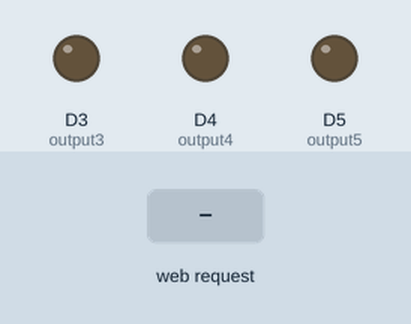
Recording of a sketch running on a simulated ESP8266 (NodeMCU). Shown: output pins drawn as LEDs (lit = HIGH). The inputs (shaded band) are chosen by the test bench. WiFi joins after 1.5 s; servers stay silent unless stated; what the sketch prints to the serial monitor is not drawn.

Above: at 2.7 s.
2.8 s: HTTP request GET /3/on received
At 3.7 s:
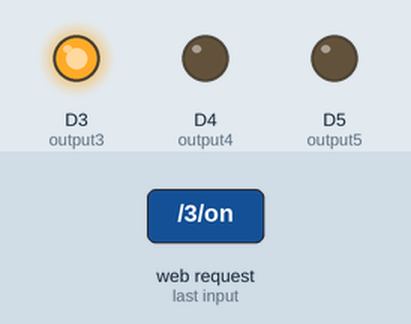
4.3 s: HTTP request GET /4/on received
At 4.8 s:
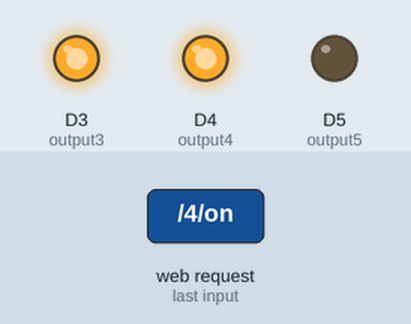
5.8 s: HTTP request GET /3/off received
At 7.0 s:
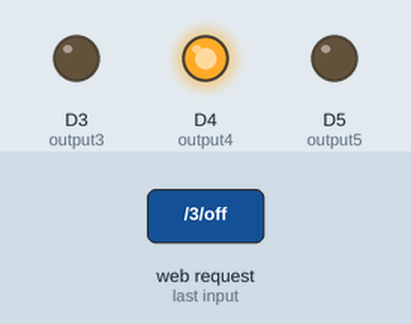
7.3 s: HTTP request GET /5/on received
At 8.3 s:
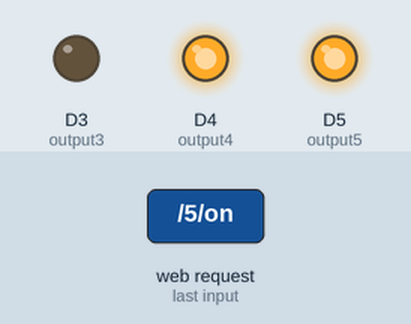
8.8 s: HTTP request GET /4/off received
At 9.4 s:
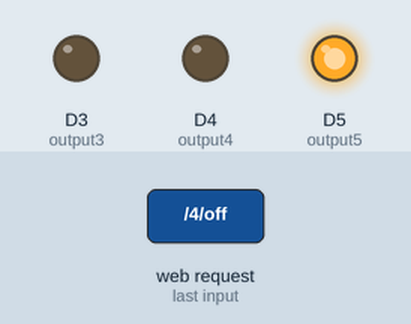
10.3 s: HTTP request GET /5/off received
At 10.6 s:
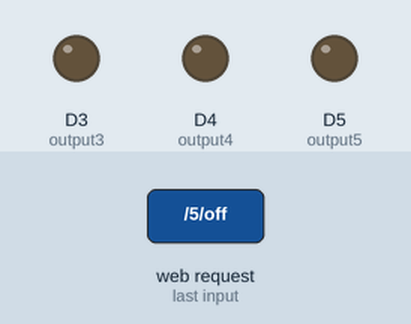
Timing chart, 0 to 12.8 s (numbered marks = the images above; inputs shaded):
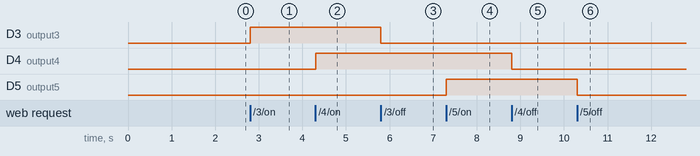

The sketch:

d3.ino
```cpp
#include <ESP8266WiFi.h>

// di baggian ini menconectkan ke jaringan
const char* ssid     = "wifi2";
const char* password = "pasword00";

// untuk port server dan kita menggunakan port server  80
WiFiServer server(80);

// unutk menyimpan permintaan server http
String header;

// variabel bantuan utk menyimpan status keluaran saat ini
String output3State = "off";
String output4State = "off";
String output5State = "off";

// untuk pin inputan
const int output3 = D3;
const int output4 = D4;
const int output5 = D5;

void setup() {
  Serial.begin(115200);
  // unutk keluaran
  pinMode(output3, OUTPUT);
  pinMode(output4, OUTPUT);
  pinMode(output5, OUTPUT);

  // membuat hasil output LOW
  digitalWrite(output3, LOW);
  digitalWrite(output4, LOW);
  digitalWrite(output5, LOW);


  // terhubung ke wifi dengan ssdi dan pass
  Serial.print("Connecting to ");
  Serial.println(ssid);
  WiFi.begin(ssid, password);
  while (WiFi.status() != WL_CONNECTED) {
    delay(500);
    Serial.print(".");
  }
  // membuat alamat local dan mulai web server
  Serial.println("");
  Serial.println("WiFi connected.");
  Serial.println("IP address: ");
  Serial.println(WiFi.localIP());
  server.begin();
}

void loop(){
  WiFiClient client = server.available();   // melihat client yg masuk

  if (client) {                             // jika client yg terhubung,
    Serial.println("New Client.");          // cetak pesan di port serial
    String currentLine = "";                // membuat String untuk menyimpan data yang masuk dari klien
    while (client.connected()) {            // loop sementara klien terhubung
      if (client.available()) {             // jika ada byte untuk dibaca dari klien,
        char c = client.read();             // baca byte, lalu
        Serial.write(c);                    // cetaklah monitor serialnya
        header += c;
        if (c == '\n') {                    // jika byte adalah karakter baris baru
           // jika baris saat ini kosong, Anda mendapat dua karakter baris baru berturut-turut.
           // itulah akhir dari permintaan HTTP klien, jadi kirim respons:
           if (currentLine.length () == 0) {
             // Header HTTP selalu dimulai dengan kode respons (mis. HTTP / 1.1 200 OK)
             // dan tipe konten agar klien tahu apa yang akan terjadi, kemudian baris kosong:
            client.println("HTTP/1.1 200 OK");
            client.println("Content-type:text/html");
            client.println("Connection: close");
            client.println();

            // menyalakan dan mematikan GPIO
            if (header.indexOf("GET /3/on") >= 0) {
              Serial.println("GPIO 3 on");
              output3State = "on";
              digitalWrite(output3, HIGH);
            } else if (header.indexOf("GET /3/off") >= 0) {
              Serial.println("GPIO 3 off");
              output3State = "off";
              digitalWrite(output3, LOW);
            } else if (header.indexOf("GET /4/on") >= 0) {
              Serial.println("GPIO 4 on");
              output4State = "on";
              digitalWrite(output4, HIGH);
            } else if (header.indexOf("GET /4/off") >= 0) {
              Serial.println("GPIO 4 off");
              output4State = "off";
              digitalWrite(output4, LOW);
            } else if (header.indexOf("GET /5/on") >= 0) {
              Serial.println("GPIO 5 on");
              output5State = "on";
              digitalWrite(output5, HIGH);
            } else if (header.indexOf("GET /5/off") >= 0) {
              Serial.println("GPIO 5 off");
              output5State = "off";
              digitalWrite(output5, LOW);
            }

            // Tampilkan halaman web HTML
            client.println("<!DOCTYPE html><html>");
            client.println("<head><meta name=\"viewport\" content=\"width=device-width, initial-scale=1\">");
            client.println("<link rel=\"icon\" href=\"data:,\">");
            // CSS untuk menata tombol on / off
             // Jangan ragu untuk mengubah warna latar dan atribut ukuran font agar sesuai dengan preferensi Anda
            client.println("<style>html { font-family: Helvetica; display: inline-block; margin: 0px auto; text-align: center;}");
            client.println(".button { background-color: #195B6A; border: none; color: white; padding: 16px 40px;");
            client.println("text-decoration: none; font-size: 30px; margin: 2px; cursor: pointer;}");
            client.println(".button2 {background-color: #77878A;}</style></head>");

            // Tajuk Halaman Web
            client.println("<body><h1>TA Kelompok 2</h1>");

            // Tampilkan status saat ini, dan tombol ON / OFF untuk Pin 3
            client.println("<p>GPIO 3 - State " + output3State + "</p>");
            // Jika output3 State mati, ini akan menampilkan tombol ON
            if (output3State=="off") {
              client.println("<p><a href=\"/3/on\"><button class=\"button\">ON</button></a></p>");
            } else {
              client.println("<p><a href=\"/3/off\"><button class=\"button button2\">OFF</button></a></p>");
            }

            // Tampilkan status saat ini, dan tombol ON / OFF untuk Pin 4
            client.println("<p>GPIO 4 - State " + output4State + "</p>");
            // Jika output4 State mati, ini akan menampilkan tombol ON
            if (output4State=="off") {
              client.println("<p><a href=\"/4/on\"><button class=\"button\">ON</button></a></p>");
            } else {
              client.println("<p><a href=\"/4/off\"><button class=\"button button2\">OFF</button></a></p>");
            }

            // Tampilkan status saat ini, dan tombol ON / OFF untuk Pin 5
            client.println("<p>GPIO 5 - State " + output5State + "</p>");
            // Jika output5 State mati, ini akan menampilkan tombol ON
            if (output5State=="off") {
              client.println("<p><a href=\"/5/on\"><button class=\"button\">ON</button></a></p>");
            } else {
              client.println("<p><a href=\"/5/off\"><button class=\"button button2\">OFF</button></a></p>");
            }


            client.println("</body></html>");

            // Respons HTTP berakhir dengan baris kosong lain
            client.println();
            // Keluar dari loop sementara
            break;
          } else { // jika Anda mendapat baris baru, maka bersihkan currentLine
            currentLine = "";
          }
        } else if (c != '\r') {  // jika Anda mendapatkan hal lain selain karakter carriage return,
           currentLine += c; // tambahkan ke akhir currentLine
        }
      }
    }
    // Bersihkan variabel tajuk
    header = "";
    // tutup koneksi
    client.stop();
    Serial.println("Client disconnected.");
    Serial.println("");
  }
}
```

Measured:
- after the input at 2.8 s, D3 (output3): LOW → HIGH at once
- after the input at 4.3 s, D4 (output4): LOW → HIGH at once
- after the input at 5.8 s, D3 (output3): HIGH → LOW at once
- after the input at 7.3 s, D5 (output5): LOW → HIGH at once
- after the input at 8.8 s, D4 (output4): HIGH → LOW at once
- after the input at 10.3 s, D5 (output5): HIGH → LOW at once
